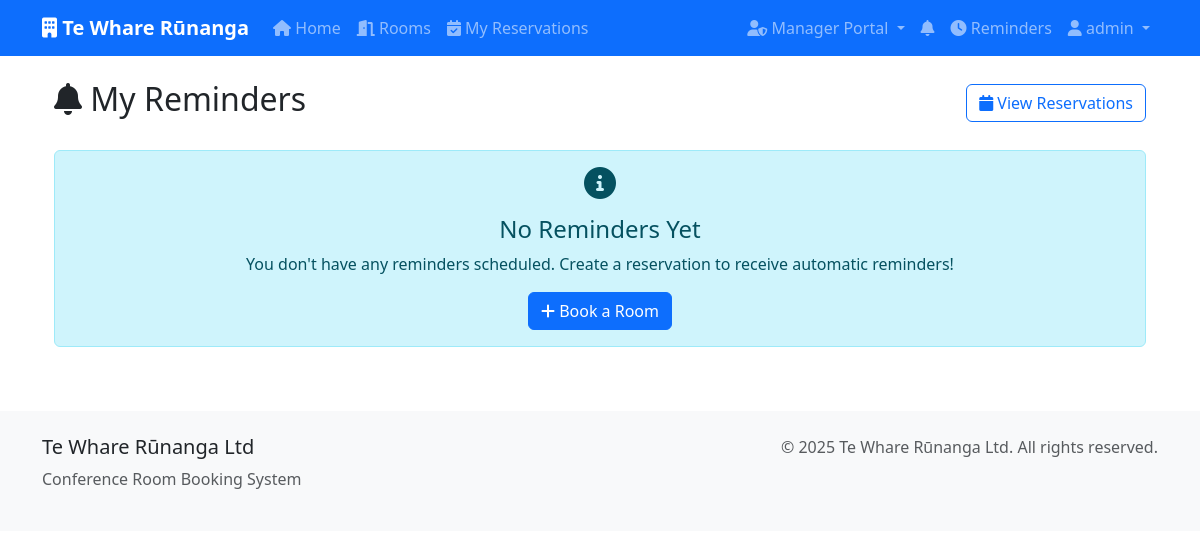
/reminders/ (signed in), run on an earlier commit of the app's database.
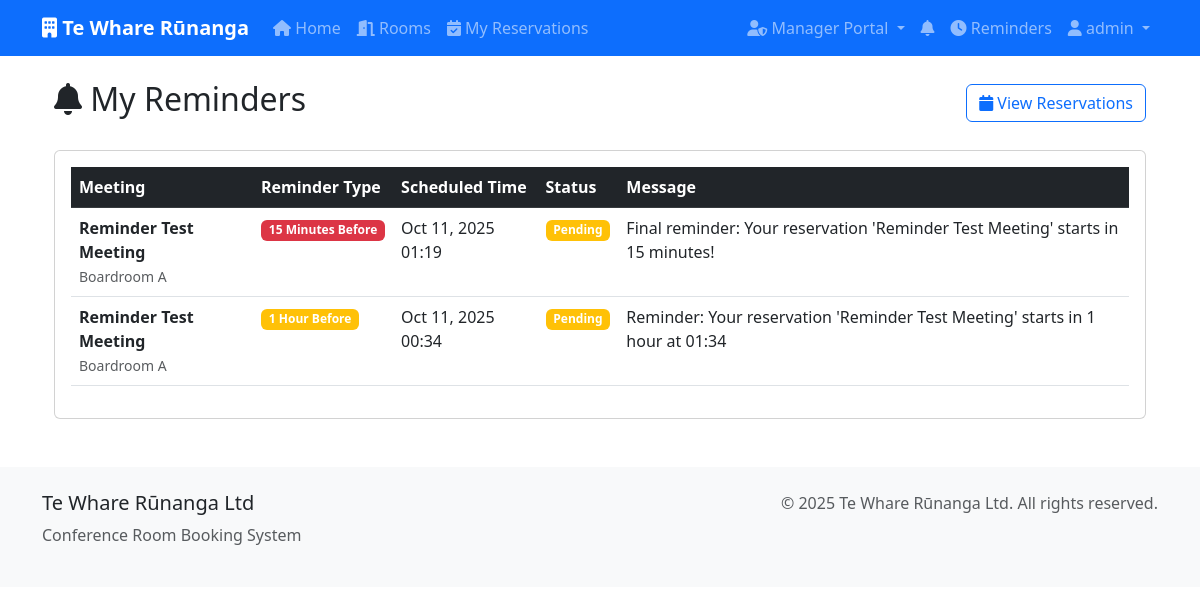
And on a later commit of the database.
### bookings/models.py (models this page shows, shortened)
class Reminder(models.Model):
    REMINDER_TYPES = [
        ('24h', '24 Hours Before'),
        ('1h', '1 Hour Before'),
        ('15m', '15 Minutes Before'),
        ('email', 'Email Reminder'),
    ]
    reservation = models.ForeignKey(Reservation, on_delete=models.CASCADE, related_name='reminders')
    reminder_time = models.DateTimeField()
    reminder_type = models.CharField(max_length=10, choices=REMINDER_TYPES)
    message = models.TextField()
    is_sent = models.BooleanField(default=False)
    sent_at = models.DateTimeField(null=True, blank=True)
    created_at = models.DateTimeField(auto_now_add=True)
    class Meta:
        ordering = ['reminder_time']

class Reservation(models.Model):
    STATUS_CHOICES = [
        ('pending', 'Pending'),
        ('confirmed', 'Confirmed'),
        ('cancelled', 'Cancelled'),
        ('completed', 'Completed'),
    ]
    room = models.ForeignKey(Room, on_delete=models.CASCADE, related_name='reservations')
    user = models.ForeignKey(User, on_delete=models.CASCADE, related_name='reservations')
    title = models.CharField(max_length=200)
    description = models.TextField(blank=True)
    start_time = models.DateTimeField()
    end_time = models.DateTimeField()
    status = models.CharField(max_length=20, choices=STATUS_CHOICES, default='pending')
    created_at = models.DateTimeField(auto_now_add=True)
    updated_at = models.DateTimeField(auto_now=True)
    created_by_admin = models.BooleanField(default=False)
    class Meta:
        ordering = ['start_time']

class Room(models.Model):
    name = models.CharField(max_length=100, unique=True)
    capacity = models.PositiveIntegerField()
    description = models.TextField(blank=True)
    location = models.CharField(max_length=200)
    amenities = models.TextField(blank=True)
    is_active = models.BooleanField(default=True)
    created_at = models.DateTimeField(auto_now_add=True)
    updated_at = models.DateTimeField(auto_now=True)
    class Meta:
        ordering = ['name']

### bookings/reminder_views.py (the view)
# urls.py: path('reminders/', reminder_views.reminder_list, name='reminder_list'),
@login_required
def reminder_list(request):
    try:
        reminders = Reminder.objects.filter(
            reservation__user=request.user
        ).order_by('-reminder_time')
        paginator = Paginator(reminders, 10)
        page_number = request.GET.get('page')
        page_obj = paginator.get_page(page_number)
        context = {
            'page_obj': page_obj,
            'reminders': page_obj,
        }
        return render(request, 'bookings/reminder_list.html', context)
    except Exception as e:
        import logging
        logger = logging.getLogger(__name__)
        logger.error(f"Error in reminder_list view: {e}")
        from django.http import HttpResponse
        return HttpResponse(f"Error loading reminders: {str(e)}")

### bookings/context_processors.py (called while the page is built)
def notification_count(request):
    if request.user.is_authenticated:
        unread_count = Notification.objects.filter(
            user=request.user,
            is_read=False
        ).count()
        return {'unread_notifications_count': unread_count}
    return {'unread_notifications_count': 0}

### templates/bookings/reminder_list.html (shortened to what this page needs)
{% extends 'bookings/base.html' %}
{% load static %}
{% block content %}
<div class="container mt-4">
    <div class="row">
        <div class="col-md-12">
            <div class="d-flex justify-content-between align-items-center mb-4">
                <h2><i class="fas fa-bell"></i> My Reminders</h2>
                <a href="{% url 'reservations' %}" class="btn btn-outline-primary">
                    <i class="fas fa-calendar"></i> View Reservations
                </a>
            </div>
            {% if reminders %}
                <div class="card">
                    <div class="card-body">
                        <div class="table-responsive">
                            <table class="table table-hover">
                                <thead class="table-dark">
                                    <tr>
                                        <th>Meeting</th>
                                        <th>Reminder Type</th>
                                        <th>Scheduled Time</th>
                                        <th>Status</th>
                                        <th>Message</th>
                                    </tr>
                                </thead>
                                <tbody>
                                    {% for reminder in reminders %}
                                        <tr>
                                            <td>
                                                <strong>{{ reminder.reservation.title }}</strong><br>
                                                <small class="text-muted">{{ reminder.reservation.room.name }}</small>
                                            </td>
                                            <td>
                                                <span class="badge
                                                    {% if reminder.reminder_type == '24h' %}bg-info
                                                    {% elif reminder.reminder_type == '1h' %}bg-warning
                                                    {% elif reminder.reminder_type == '15m' %}bg-danger
                                                    {% else %}bg-secondary{% endif %}">
                                                    {{ reminder.get_reminder_type_display }}
                                                </span>
                                            </td>
                                            <td>
                                                {{ reminder.reminder_time|date:"M d, Y H:i" }}
                                            </td>
                                            <td>
                                                {% if reminder.is_sent %}
                                                    <span class="badge bg-success">Sent</span>
                                                {% else %}
                                                    <span class="badge bg-warning">Pending</span>
                                                {% endif %}
                                            </td>
                                            <td>{{ reminder.message }}</td>
                                        </tr>
                                    {% endfor %}
                                </tbody>
                            </table>
                        </div>
                    </div>
                </div>
            {% else %}
                <div class="alert alert-info text-center">
                    <i class="fas fa-info-circle fa-2x mb-3"></i>
                    <h4>No Reminders Yet</h4>
                    <p>You don't have any reminders scheduled. Create a reservation to receive automatic reminders!</p>
                    <a href="{% url 'room_list' %}" class="btn btn-primary">
                        <i class="fas fa-plus"></i> Book a Room
                    </a>
                </div>
            {% endif %}
        </div>
    </div>
</div>
{% endblock %}

### templates/bookings/base.html (shortened to what this page needs)
<!DOCTYPE html>
<html lang="en">
<head>
    <link href="https://cdn.jsdelivr.net/npm/bootstrap@5.3.0/dist/css/bootstrap.min.css" rel="stylesheet">
    <link href="https://cdnjs.cloudflare.com/ajax/libs/font-awesome/6.0.0/css/all.min.css" rel="stylesheet">
</head>
<body>
    <nav class="navbar navbar-expand-lg navbar-dark bg-primary">
        <div class="container">
            <a class="navbar-brand" href="{% url 'home' %}">
                <i class="fas fa-building"></i> Te Whare Rūnanga
            </a>
            <div class="collapse navbar-collapse" id="navbarNav">
                <ul class="navbar-nav me-auto">
                    <li class="nav-item">
                        <a class="nav-link" href="{% url 'home' %}">
                            <i class="fas fa-home"></i> Home
                        </a>
                    </li>
                    <li class="nav-item">
                        <a class="nav-link" href="{% url 'room_list' %}">
                            <i class="fas fa-door-open"></i> Rooms
                        </a>
                    </li>
                    {% if user.is_authenticated %}
                    <li class="nav-item">
                        <a class="nav-link" href="{% url 'reservation_list' %}">
                            <i class="fas fa-calendar-check"></i> My Reservations
                        </a>
                    </li>
                    {% endif %}
                </ul>
                <ul class="navbar-nav">
                    {% if user.is_authenticated %}
                        {% if user.profile.is_admin %}
                        <li class="nav-item dropdown">
                            <a class="nav-link dropdown-toggle" href="#" id="adminDropdown" role="button" data-bs-toggle="dropdown">
                                <i class="fas fa-user-shield"></i> Manager Portal
                            </a>
                        </li>
                        {% endif %}
                        <li class="nav-item">
                            <a class="nav-link notification-badge" href="{% url 'notifications' %}">
                                <i class="fas fa-bell"></i>
                            </a>
                        </li>
                        <li class="nav-item">
                            <a class="nav-link" href="{% url 'reminder_list' %}">
                                <i class="fas fa-clock"></i> Reminders
                            </a>
                        </li>
                        <li class="nav-item dropdown">
                            <a class="nav-link dropdown-toggle" href="#" id="userDropdown" role="button" data-bs-toggle="dropdown">
                                <i class="fas fa-user"></i> {{ user.username }}
                            </a>
                        </li>
                    {% endif %}
                </ul>
            </div>
        </div>
    </nav>
    <main class="container mt-4">
        {% block content %}{% endblock %}
    </main>
    <footer class="footer mt-5 py-4">
        <div class="container">
            <div class="row">
                <div class="col-md-6">
                    <h5>Te Whare Rūnanga Ltd</h5>
                    <p class="text-muted">Conference Room Booking System</p>
                </div>
                <div class="col-md-6 text-md-end">
                    <p class="text-muted">&copy; 2025 Te Whare Rūnanga Ltd. All rights reserved.</p>
                </div>
            </div>
        </div>
    </footer>
</body>
</html>

### templates/bookings/base.html (style rules this page uses)
.navbar-brand { font-weight: bold; }
.card { transition: transform 0.2s; }
.footer { background-color: #f8f9fa; margin-top: 50px; }
.notification-badge { position: relative; }

What changed in the data, as far as the page shows it:
added Reminder: reservation "Reminder Test Meeting", reservation.room.name "Boardroom A", reminder_type "15 Minutes Before", reminder_time "Oct 11, 2025 01:19", is_sent "Pending", message "Final reminder: Your reservation 'Reminder Test Meeting' starts in 15 minutes!"
added Reminder: reservation "Reminder Test Meeting", reservation.room.name "Boardroom A", reminder_type "1 Hour Before", reminder_time "Oct 11, 2025 00:34", is_sent "Pending", message "Reminder: Your reservation 'Reminder Test Meeting' starts in 1 hour at 01:34"
Also different on the page:
text no longer shown: "No Reminders Yet You don't have any reminders scheduled. Create a reservation to receive automatic reminders! Book a Room"
text now shown: "Meeting Reminder Type Scheduled Time Status Message"
